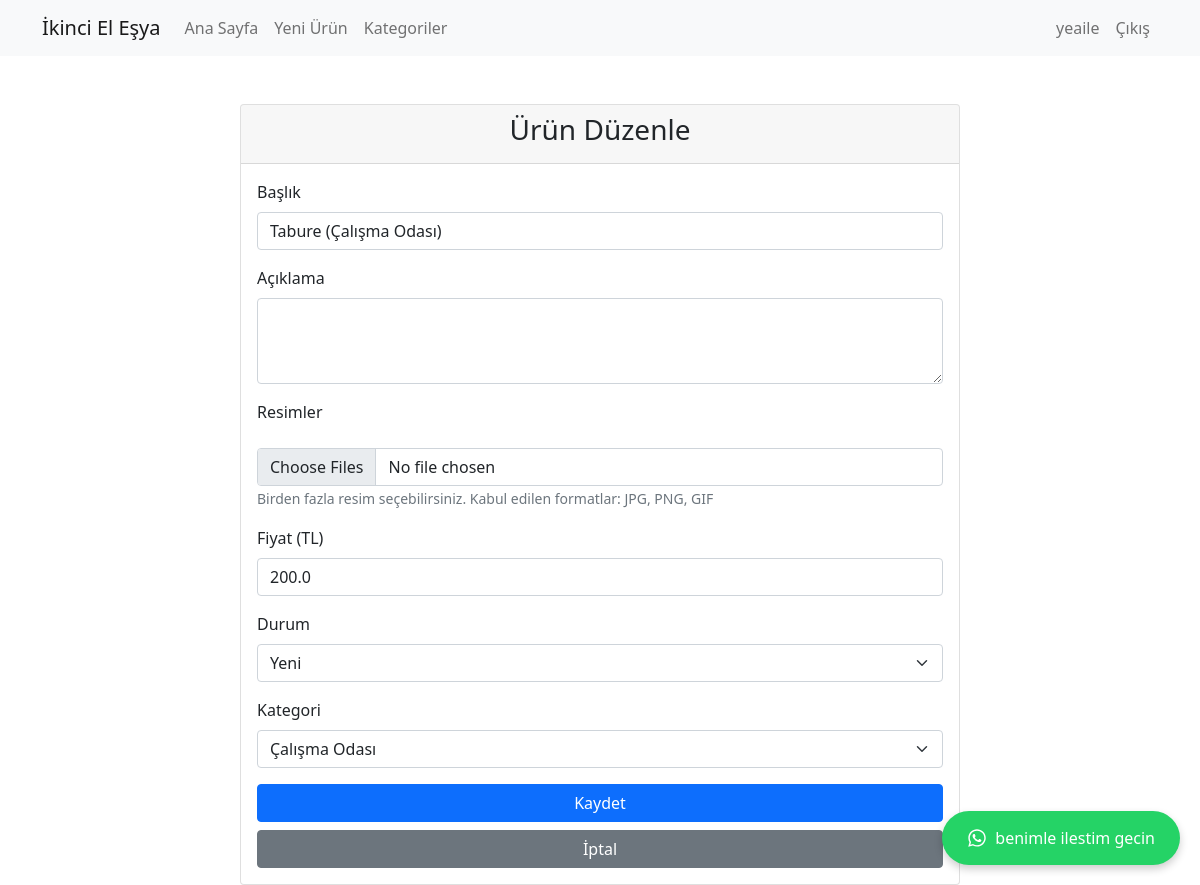
/edit/74 (signed in), run on the app's committed database.
### models.py (models this page shows)
class Item(Base):
    __tablename__ = "items"
    id = Column(Integer, primary_key=True, index=True)
    title = Column(String, index=True)
    description = Column(String)
    price = Column(Float)
    condition = Column(String)
    user_id = Column(Integer)
    category_id = Column(Integer, ForeignKey("categories.id"))
    category = relationship("Category", back_populates="items")
    images = relationship("ItemImage", back_populates="item", cascade="all, delete-orphan")

class Category(Base):
    __tablename__ = "categories"
    id = Column(Integer, primary_key=True, index=True)
    name = Column(String, unique=True, index=True)
    description = Column(String, nullable=True)
    items = relationship("Item", back_populates="category")

### main.py (the view)
@app.get("/edit/{item_id}")
async def edit_item_page(request: Request, item_id: int, db: Session = Depends(get_db)):
    user = await get_current_user(request)
    if not user or not user.get("is_admin"):
        raise HTTPException(status_code=403, detail="Not authorized")
    item = db.query(models.Item).filter(models.Item.id == item_id).first()
    if not item:
        raise HTTPException(status_code=404, detail="Item not found")
    categories = db.query(models.Category).all()
    return templates.TemplateResponse("edit_item.html", {
        "request": request,
        "item": item,
        "user": user,
        "categories": categories
    })

### templates/edit_item.html (shortened to what this page needs)
{% extends "base.html" %}
{% block content %}
<div class="container">
    <div class="row justify-content-center">
        <div class="col-md-8">
            <div class="card mt-4">
                <div class="card-header">
                    <h3 class="text-center">{% if item %}Ürün Düzenle{% else %}Yeni Ürün Ekle{% endif %}</h3>
                </div>
                <div class="card-body">
                    <form method="POST" action="{% if item %}/edit/{{ item.id }}{% else %}/add-item{% endif %}" enctype="multipart/form-data">
                        <div class="mb-3">
                            <label for="title" class="form-label">Başlık</label>
                            <input type="text" class="form-control" id="title" name="title"
                                   value="{{ item.title if item else '' }}" required>
                        </div>
                        <div class="mb-3">
                            <label for="description" class="form-label">Açıklama</label>
                            <textarea class="form-control" id="description" name="description"
                                      rows="3" required>{{ item.description if item else '' }}</textarea>
                        </div>
                        <div class="mb-3">
                            <label class="form-label">Resimler</label>
                            <div class="mb-2">
                                <input type="file" class="form-control" name="images" multiple accept="image/*" {% if not item %}required{% endif %}>
                                <small class="text-muted">Birden fazla resim seçebilirsiniz. Kabul edilen formatlar: JPG, PNG, GIF</small>
                            </div>
                        </div>
                        <div class="mb-3">
                            <label for="price" class="form-label">Fiyat (TL)</label>
                            <input type="number" class="form-control" id="price" name="price"
                                   value="{{ item.price if item else '' }}" step="0.01" required>
                        </div>
                        <div class="mb-3">
                            <label for="condition" class="form-label">Durum</label>
                            <select class="form-select" id="condition" name="condition" required>
                                <option value="Yeni" {% if item and item.condition == 'Yeni' %}selected{% endif %}>Yeni</option>
                            </select>
                        </div>
                        <div class="mb-3">
                            <label for="category" class="form-label">Kategori</label>
                            <select class="form-select" id="category" name="category_id" required>
                                {% for category in categories %}
                                <option value="{{ category.id }}"
                                        {% if item and item.category_id == category.id %}selected{% endif %}>
                                    {{ category.name }}
                                </option>
                                {% endfor %}
                            </select>
                        </div>
                        <div class="d-grid gap-2">
                            <button type="submit" class="btn btn-primary">Kaydet</button>
                            <a href="/" class="btn btn-secondary">İptal</a>
                        </div>
                    </form>
                </div>
            </div>
        </div>
    </div>
</div>
{% endblock %}

### data on the page
Item: title "Tabure (Çalışma Odası)", price "200.0", condition "Yeni", category_id "Çalışma Odası"

### other printed values
{{ user.username }} "yeaile"
